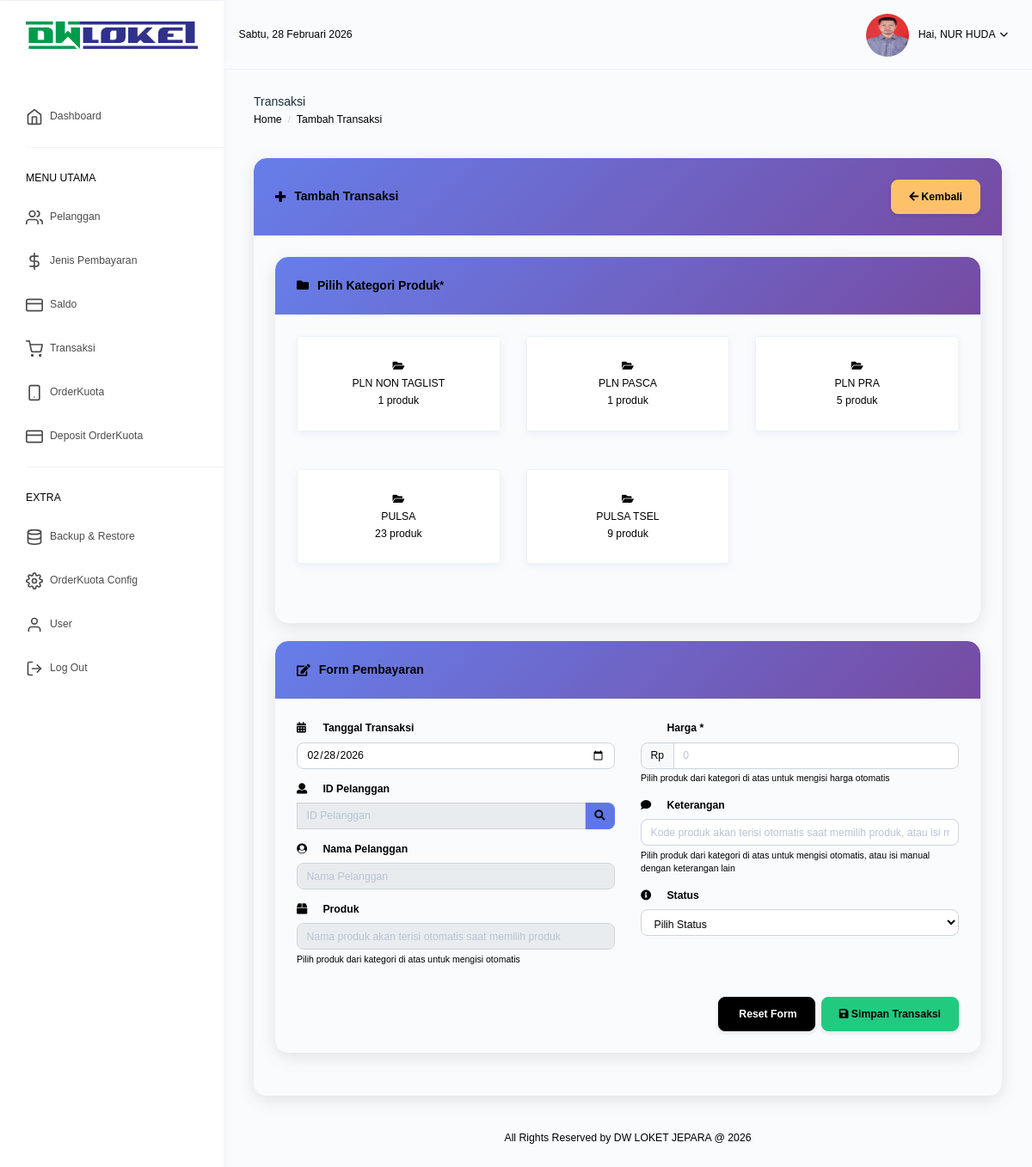
/transaksi/tambah.php (signed in), run on the app's committed database.
### tables this page shows
CREATE TABLE `tb_user` (
  `id_user` int NOT NULL AUTO_INCREMENT,
  `username` varchar(50) NOT NULL,
  `password` varchar(255) DEFAULT NULL,
  `nama` varchar(100) NOT NULL,
  `email` varchar(100) NOT NULL,
  `foto` varchar(50) NOT NULL,
  `level` enum('admin','user') NOT NULL,
  PRIMARY KEY (`id_user`)
);

### config/config.php (called while the page is built, shortened)
<?php
function base_url($url = null) {
    $protocol = isset($_SERVER['HTTPS']) && $_SERVER['HTTPS'] === 'on' ? "https://" : "http://";
    $host = $_SERVER['HTTP_HOST'];
    $script_name = $_SERVER['SCRIPT_NAME'];
    $base_path = "/dwloket_ok";
    $root_url = $protocol . $host . $base_path;
    if($url != null) {
        return $root_url."/".$url;
    } else {
        return $root_url;
    }
}
function format_hari_tanggal($waktu)
{
$hari_array = array(
'Minggu',
'Senin',
'Selasa',
'Rabu',
'Kamis',
'Jumat',
'Sabtu'
);
$hr = date('w', strtotime($waktu));
$hari = $hari_array[$hr];
$tanggal = date('j', strtotime($waktu));
$bulan_array = array(
1 => 'Januari',
2 => 'Februari',
3 => 'Maret',
4 => 'April',
5 => 'Mei',
6 => 'Juni',
7 => 'Juli',
8 => 'Agustus',
9 => 'September',
10 => 'Oktober',
11 => 'November',
12 => 'Desember',
);
$bl = date('n', strtotime($waktu));
$bulan = $bulan_array[$bl];
$tahun = date('Y', strtotime($waktu));
return "$hari, $tanggal $bulan $tahun";
}

### header.php (shortened to what this page needs)
<?php
require_once __DIR__ . "/config/config.php";
$id = isset($_SESSION['id_user']) ? (int)$_SESSION['id_user'] : 0;
$tampil = null;
if ($id > 0) {
	$stmt = $koneksi->prepare("SELECT * FROM tb_user WHERE id_user = ?");
	$stmt->bind_param("i", $id);
	$stmt->execute();
	$result = $stmt->get_result();
	$tampil = $result->fetch_assoc();
} else {
	header("Location: " . base_url('auth/login.php'));
	exit();
}
?>
<!DOCTYPE html>
<html dir="ltr" lang="en">
<head>
    <link href="<?=base_url()?>/files/assets/extra-libs/c3/c3.min.css" rel="stylesheet">
    <link href="<?=base_url()?>/files/assets/libs/chartist/dist/chartist.min.css" rel="stylesheet">
    <link href="<?=base_url()?>/files/assets/extra-libs/jvector/jquery-jvectormap-2.0.2.css" rel="stylesheet" />
    <link href="<?=base_url()?>/files/assets/extra-libs/datatables.net-bs4/css/dataTables.bootstrap4.css"
        rel="stylesheet">
    <link href="<?=base_url()?>/files/dist/css/style.min.css?v=<?=time()?>" rel="stylesheet">
    <link href="<?=base_url()?>/files/dist/css/modern-style.css?v=<?=time()?>" rel="stylesheet">
    <link href="<?=base_url()?>/files/dist/css/sweetalert2.min.css" rel="stylesheet">
</head>
<body>
    <div id="main-wrapper" data-theme="light" data-layout="vertical" data-navbarbg="skin6" data-sidebartype="full"
        data-sidebar-position="fixed" data-header-position="fixed" data-boxed-layout="full">
        <header class="topbar" data-navbarbg="skin6">
            <nav class="navbar top-navbar navbar-expand-md">
                <div class="navbar-header" data-logobg="skin6">
                    <div class="navbar-brand">
                        <a href="<?=base_url('home')?>">
                            <b class="logo-icon">
                                <img src="<?=base_url()?>/files/assets/images/dwloket_logo.png" alt="homepage"
                                    class="dark-logo" width="200" height="50" />
                            </b>
                        </a>
                    </div>
                </div>
                <div class="navbar-collapse collapse" id="navbarSupportedContent">
                    <ul class="navbar-nav float-left mr-auto ml-3 pl-1 d-none d-md-flex">
                        <?php $date = date('Y-m-d'); echo format_hari_tanggal($date) ?>
                    </ul>
                    <ul class="navbar-nav float-right">
                        <li class="nav-item dropdown">
                            <a class="nav-link dropdown-toggle" href="javascript:void(0)" data-toggle="dropdown"
                                aria-haspopup="true" aria-expanded="false">
                                <img src="<?=base_url()?>/files/assets/images/<?=htmlspecialchars($tampil['foto'] ?? 'default.png', ENT_QUOTES, 'UTF-8'); ?>" alt="user"
                                    class="rounded-circle" width="50" height="50">
                                <span class="ml-2 d-none d-lg-inline-block"><span>Hai,</span> <span
                                        class="text-dark"><?=htmlspecialchars($tampil['nama'] ?? 'User', ENT_QUOTES, 'UTF-8'); ?></span> <i data-feather="chevron-down"
                                        class="svg-icon"></i></span>
                            </a>
                        </li>
                    </ul>
                </div>
            </nav>
        </header>
        <aside class="left-sidebar" data-sidebarbg="skin6">
            <div class="scroll-sidebar" data-sidebarbg="skin6">
                <nav class="sidebar-nav">
                    <ul id="sidebarnav">
                        <li class="sidebar-item">
                            <a class="sidebar-link sidebar-link" href="<?=base_url('home')?>" aria-expanded="false"><i
                                    data-feather="home" class="feather-icon"></i><span
                                    class="hide-menu">Dashboard</span>
                            </a>
                        </li>
                        <li class="list-divider"></li>
                        <li class="nav-small-cap">
                            <span class="hide-menu">MENU UTAMA</span>
                        </li>
                        <li class="sidebar-item">
                            <a class="sidebar-link" href="<?=base_url('pelanggan/pelanggan.php')?>"
                                aria-expanded="false"><i data-feather="users" class="feather-icon"></i><span
                                    class="hide-menu">Pelanggan</span>
                            </a>
                        </li>
                        <li class="sidebar-item">
                            <a class="sidebar-link sidebar-link" href="<?=base_url('jenisbayar/jenis_bayar.php')?>"
                                aria-expanded="false"><i data-feather="dollar-sign" class="feather-icon"></i><span
                                    class="hide-menu">Jenis Pembayaran</span>
                            </a>
                        </li>
                        <li class="sidebar-item">
                            <a class="sidebar-link sidebar-link" href="<?=base_url('saldo/saldo.php')?>"
                                aria-expanded="false"><i data-feather="credit-card" class="feather-icon"></i><span
                                    class="hide-menu">Saldo</span>
                            </a>
                        </li>
                        <li class="sidebar-item">
                            <a class="sidebar-link sidebar-link" href="<?=base_url('transaksi/transaksi.php')?>"
                                aria-expanded="false"><i data-feather="shopping-cart" class="feather-icon"></i><span
                                    class="hide-menu">Transaksi</span>
                            </a>
                        </li>
                        <li class="sidebar-item">
                            <a class="sidebar-link sidebar-link" href="<?=base_url('orderkuota/index.php')?>"
                                aria-expanded="false"><i data-feather="smartphone" class="feather-icon"></i><span
                                    class="hide-menu">OrderKuota</span>
                            </a>
                        </li>
                        <li class="sidebar-item">
                            <a class="sidebar-link sidebar-link" href="<?=base_url('orderkuota/deposit.php')?>"
                                aria-expanded="false"><i data-feather="credit-card" class="feather-icon"></i><span
                                    class="hide-menu">Deposit OrderKuota</span>
                            </a>
                        </li>
                        <li class="list-divider"></li>
                        <li class="nav-small-cap">
                            <span class="hide-menu">Extra</span>
                        </li>
                        <?php if (isset($_SESSION['level']) && $_SESSION['level'] == 'admin'): ?>
                        <li class="sidebar-item">
                            <a class="sidebar-link sidebar-link" href="<?=base_url('admin/backup.php')?>"
                                aria-expanded="false"><i data-feather="database" class="feather-icon"></i><span
                                    class="hide-menu">Backup & Restore</span>
                            </a>
                        </li>
                        <li class="sidebar-item">
                            <a class="sidebar-link sidebar-link" href="<?=base_url('admin/orderkuota_config.php')?>"
                                aria-expanded="false"><i data-feather="settings" class="feather-icon"></i><span
                                    class="hide-menu">OrderKuota Config</span>
                            </a>
                        </li>
                        <?php endif; ?>
                        <li class="sidebar-item">
                            <a class="sidebar-link sidebar-link" href="<?=base_url('user/user.php')?>"
                                aria-expanded="false"><i data-feather="user" class="feather-icon"></i><span
                                    class="hide-menu">User</span>
                            </a>
                        </li>
                        <li class="sidebar-item">
                            <a class="sidebar-link sidebar-link" href="javascript:void(0)" onclick="confirmLogout()"
                                aria-expanded="false"><i data-feather="log-out" class="feather-icon"></i><span
                                    class="hide-menu">Log Out</span>
                            </a>
                        </li>
                    </ul>
                </nav>
            </div>
        </aside>
        <div class="page-wrapper">

### header.php (style rules this page uses)
html { font-size: 14px !important; }
body { font-size: 0.875rem !important; color: #000000 !important; }
p, span, div, label, td, th, li, .card-body, .card-body p, .modal-body, .modal-body p, .page-wrapper, .page-wrapper p, .table td, .table th, .form-control, .form-select, input:not([type="button"]):not([type="submit"]):not([type="reset"]), select, textarea { color: #000000 !important; }
.text-white, .text-white *, .btn, .btn *, button, button *, .badge, .badge *, .alert, .alert *, .alert-success, .alert-success *, .alert-danger, .alert-danger *, .alert-warning, .alert-warning *, .alert-info, .alert-info *, a, a:visited, .nav-link, .sidebar-link, .modal-header, .modal-header *, .card-header, .card-header *, .navbar-brand, .navbar-brand *, .text-primary, .text-primary *, .text-success, .text-success *, .text-danger, .text-danger *, .text-warning, .text-warning *, .text-info, .text-info *, .status-success-modern, .status-danger-modern, .status-warning-modern, .status-info-modern { color: inherit !important; }
.nav-link, .sidebar-link, .navbar-nav .nav-link, .sidebar-nav .sidebar-link, .navbar-nav li a { font-size: 0.875rem !important; }
span:not(.fa):not(.fas):not(.far):not(.fab):not(.fal) { font-size: 0.875rem !important; color: #000000 !important; }
div:not(.fa):not(.fas):not(.far):not(.fab) { font-size: 0.875rem !important; color: #000000 !important; }
.page-wrapper { font-size: 0.875rem !important; }
.navbar-brand .dark-logo { max-width: 100%; height: auto; }
.navbar-collapse { flex-wrap: wrap; }
.navbar-nav.float-left { min-width: 0; flex: 1 1 auto; margin-right: 1rem; }

### data on the page
tb_user: foto (picture), nama "NUR HUDA"

### other printed values
$kategori['kategori'] "PLN NON TAGLIST"
$kategori['jumlah_produk'] "1"
$kategori['kategori'] "PLN PASCA"
$kategori['kategori'] "PLN PRA"
$kategori['jumlah_produk'] "5"
$kategori['kategori'] "PULSA"
$kategori['jumlah_produk'] "23"
$kategori['kategori'] "PULSA TSEL"
$kategori['jumlah_produk'] "9"
